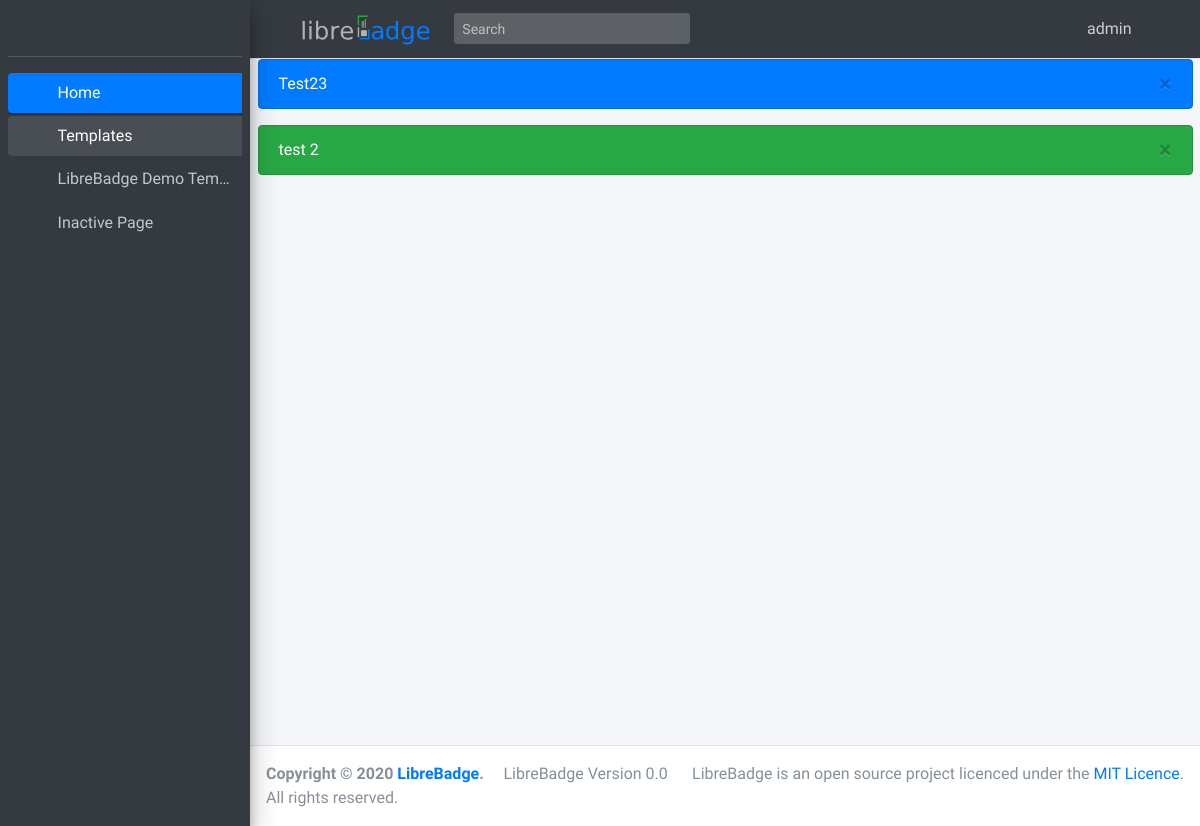
Screenshot of / (signed in) with the database file from the repository.
### LibreBadge/models.py (models this page shows, shortened)
class BadgeTemplate(models.Model):
    def upload_file_name(self, filename): #sets upload location
        return f'badgeTemplates/{self.name}/template/{filename}'
    name = models.CharField(max_length=50,unique=True)
    slug = models.SlugField(unique=True)
    template = models.FileField(upload_to=upload_file_name,unique=True)
    configFile = models.FileField(upload_to=upload_file_name,unique=True)

class AlertMessage(models.Model):
    name = models.CharField(max_length=200)
    color = models.CharField(max_length=200, choices=[('success', 'green'), ('primary', 'blue'), ('warning', 'yellow'), ('danger', 'red'),])
    content = models.TextField()
    dismissable = models.BooleanField()

### LibreBadge/views/views.py (the view)
# urls.py: url('^$', views.index, name='index'),
@login_required
def index(request):
    return render(request, 'LibreBadge/home.html',
    context = {"BadgeTemplate":BadgeTemplate.objects.all,"AlertMessage":AlertMessage.objects.all})

### LibreBadge/templates/LibreBadge/home.html (shortened to what this page needs)
{% extends 'LibreBadge/base.html' %}

### LibreBadge/templates/LibreBadge/components/navbar.html (shortened to what this page needs)
<nav class="main-header navbar navbar-expand navbar-black navbar-dark">
    {% load static %}
    <ul class="navbar-nav">
        <li class="nav-item">
            <a class="nav-link" data-widget="pushmenu" href="#" role="button"><i class="fas fa-bars"></i></a>
        </li>
        <a class="navbar-brand" href="{% url 'LibreBadge:index' %}"><img
                src="{% static 'LibreBadge/librebadge-text.svg' %}" height="30"></a>
    </ul>
    <form class="form-inline ml-3">
        <div class="input-group input-group-sm">
            <input class="form-control form-control-navbar" type="search" placeholder="Search" aria-label="Search">
            <div class="input-group-append">
                <button class="btn btn-navbar" type="submit">
                    <i class="fas fa-search"></i>
                </button>
            </div>
        </div>
    </form>
    <ul class="navbar-nav ml-auto">
        <li class="nav-item dropdown">
            <a class="nav-link" data-toggle="dropdown" href="#">
                <i class="fas fa-user"></i>&nbsp;
                <span class="">{{ user.username }}</span>
            </a>
        </li>
        <li class="nav-item">
            <a class="nav-link" href="{% url 'admin:index' %}" role="button"><i class="fas fa-cog"></i></a>
        </li>
    </ul>
</nav>

### LibreBadge/templates/LibreBadge/components/sidebar.html
<aside class="main-sidebar sidebar-dark-primary elevation-4">
    {% load static %}
    <div class="sidebar">
        <div class="user-panel mt-3 pb-3 mb-3 d-flex">
            <br>
        </div>
        <nav class="mt-2">
            <ul class="nav nav-pills nav-sidebar flex-column" data-widget="treeview" role="menu" data-accordion="false">
                <li class="nav-item">
                    {% url 'LibreBadge:index' as url %}
                    <a href="{{ url }}" class="nav-link {% if request.path == url %}active{% endif %}">
                        <i class="nav-icon fas fa-home"></i>
                        <p>
                            Home
                        </p>
                    </a>
                </li>
                <li class="nav-item has-treeview menu-open">
                    {% url 'LibreBadge:production' slug="" as url %}
                    <a href="#" class="nav-link {% if request.path == url %}active{% endif %}">
                        <i class="nav-icon far fa-id-card"></i>
                        <p>
                            Templates
                            <i class="right fas fa-angle-left"></i>
                        </p>
                    </a>
                    <ul class="nav nav-treeview">
                        {% for BadgeTemplate in BadgeTemplate %}
                        {% url 'LibreBadge:production' slug=BadgeTemplate.slug as url %}
                        <li class="nav-item">
                            <a href="{{ url }}" class="nav-link {% if request.path == url %}active{% endif %} ">
                                <i class="far fa-circle nav-icon"></i>
                                <p>{{BadgeTemplate.name|truncatechars:20}}</p>
                            </a>
                        </li>
                        {% endfor %}
                        <li class="nav-item">
                            <a href="#" class="nav-link">
                                <i class="far fa-circle nav-icon"></i>
                                <p>Inactive Page</p>
                            </a>
                        </li>
                    </ul>
                </li>
            </ul>
        </nav>
    </div>
</aside>

### LibreBadge/templates/LibreBadge/components/alert.html
{% for alert in AlertMessage %}
<div class="alert alert-{{alert.color}}{% if alert.dismissable == True %} alert-dismissable {% endif %} fade show no-print" role="alert">
    {{alert.content}}
    {% if alert.dismissable == True %}
    <button type="button" class="close" data-dismiss="alert" aria-label="Close">
        <span aria-hidden="true">&times;</span>
      </button>
    {% endif %}
  </div>
{% endfor %}

### rows the page displays
BadgeTemplate: name "LibreBadge Demo Tem…"
AlertMessage: content "Test23"
AlertMessage: content "test 2"

### other values shown
{{ user.username }} "admin"
